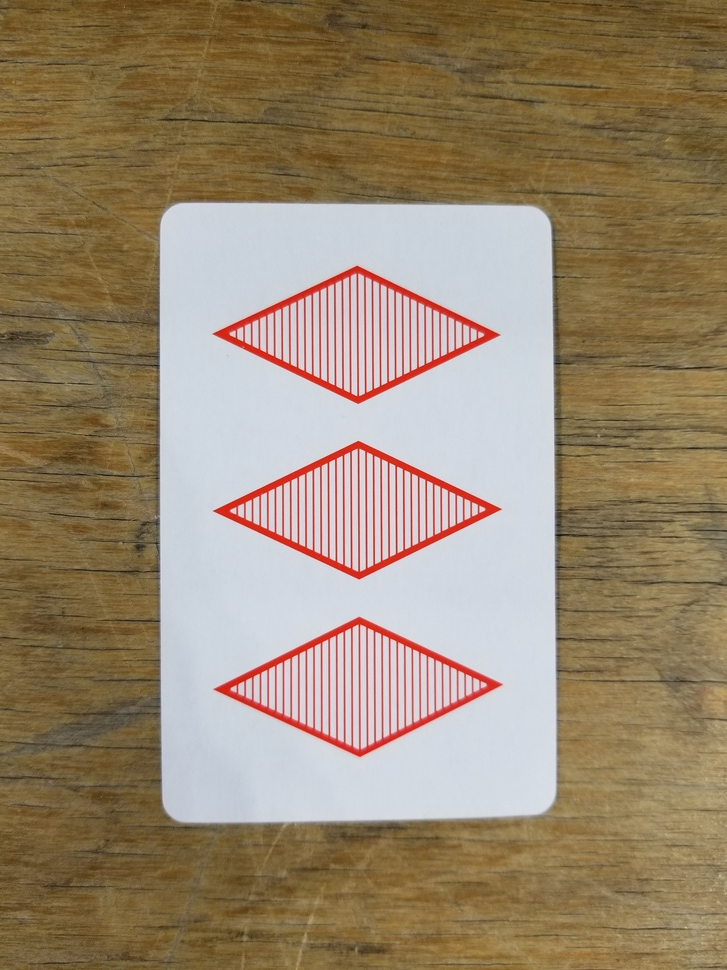
#> input picture images/unsorted/20190412_211043.jpg, 727 x 970 px, shrunk from 3024 x 4032 before the run
$ python -i trainColor.py   (imports and definitions only)
#> lines starting #> are read from the running program, lines starting #| are printed output that depends on the picture; after the words box and inside, x2 and y2 are one past the last pixel; in counts of white or black regions, pixels touching at a corner belong together
#> further down, picture is the input picture: shape (970, 727, 3); mean B, G, R 111.5, 136, 153.7
import cv2
import sys
import numpy as np
import os
from scipy.cluster.vq import vq, kmeans, whiten

def get_mean_color(img) :
    mask = cv2.bitwise_not(cv2.inRange(img, np.array([150,150,150]), np.array([255,255,255])))
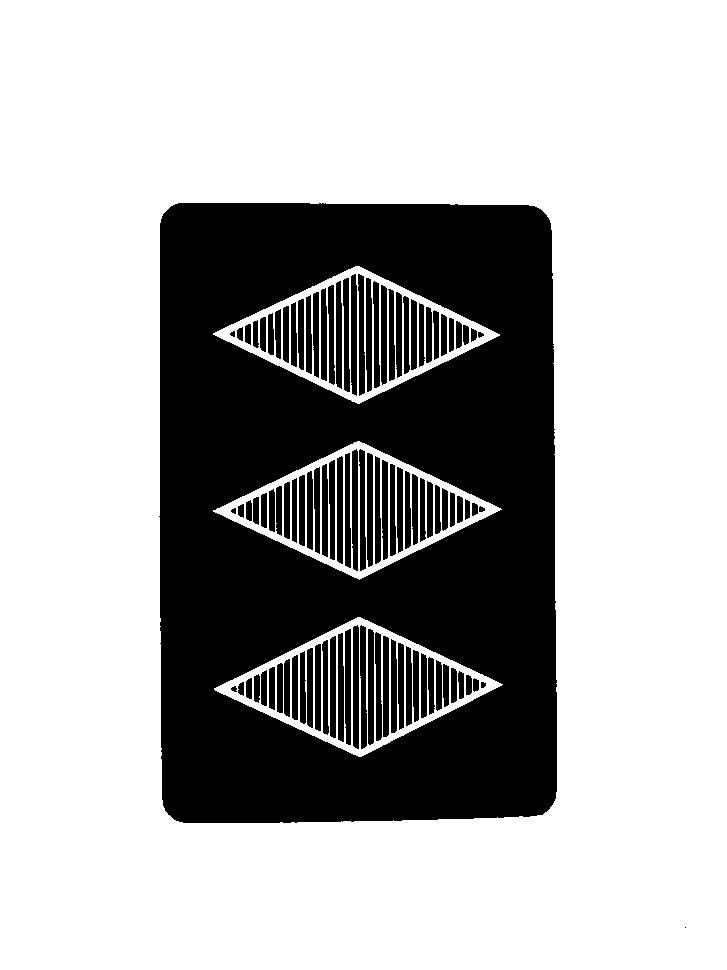
#> mask: shape (970, 727); 69.1% white; 104 black regions (1 under 20 px), largest, box (x1, y1, x2, y2) and area: (159, 203, 557, 823) 181902, (353, 625, 359, 749) 730, (351, 274, 357, 396) 699
    img = cv2.bitwise_and(img,img,mask=mask)
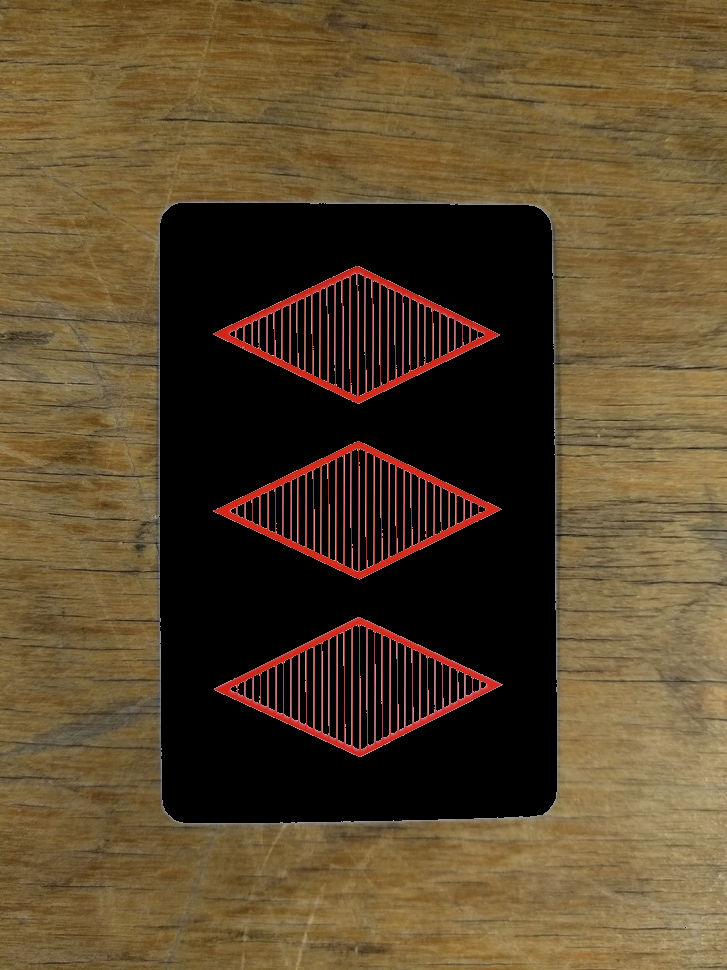
#> img: shape (970, 727, 3); mean B, G, R 43.5, 70.5, 88.8
    img = img.reshape((img.shape[0] * img.shape[1], 3))
    return img[~np.all(img==0, axis=1)].mean(axis=0)

colors_dir = sys.argv[1]
true_colors = []

# [7 lines not run here, left out]

>>> import cv2
>>> picture = cv2.imread('images/unsorted/20190412_211043.jpg')
>>> result = get_mean_color(picture)
#> result = [62.98, 102.1, 128.5]

$ run again, on images/unsorted/20190412_211126.jpg
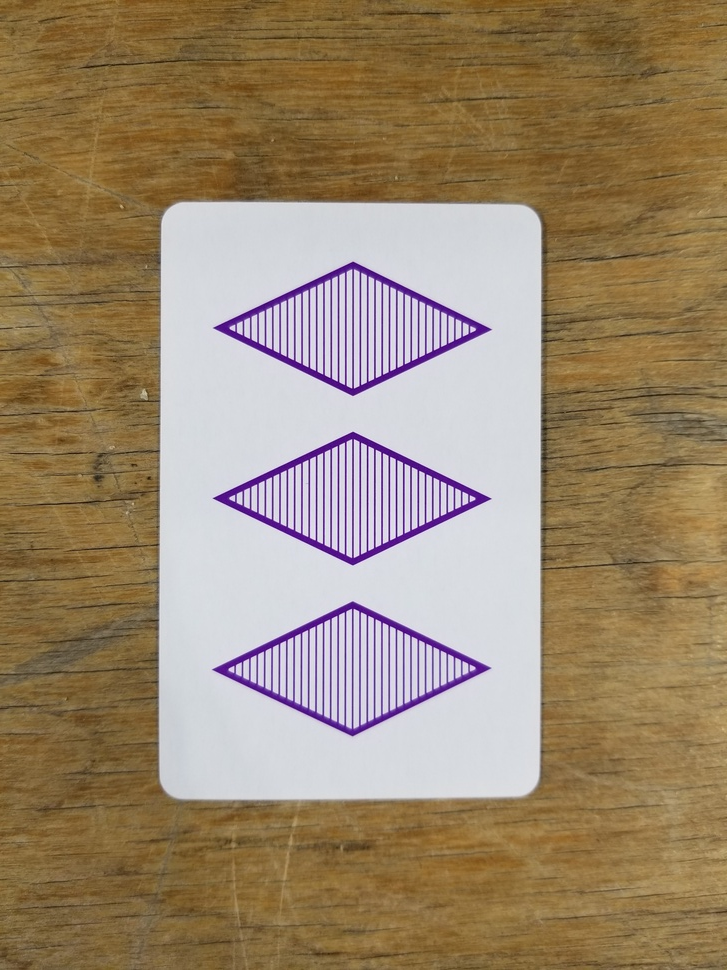
#> input picture images/unsorted/20190412_211126.jpg, 727 x 970 px, shrunk from 3024 x 4032 before the run
#> picture is the input picture: shape (970, 727, 3); mean B, G, R 110.3, 136, 156
#> in get_mean_color, `mask = cv2.bitwise_not(cv2.inRange(img, np.array([150,150,150]), np.ar..`:
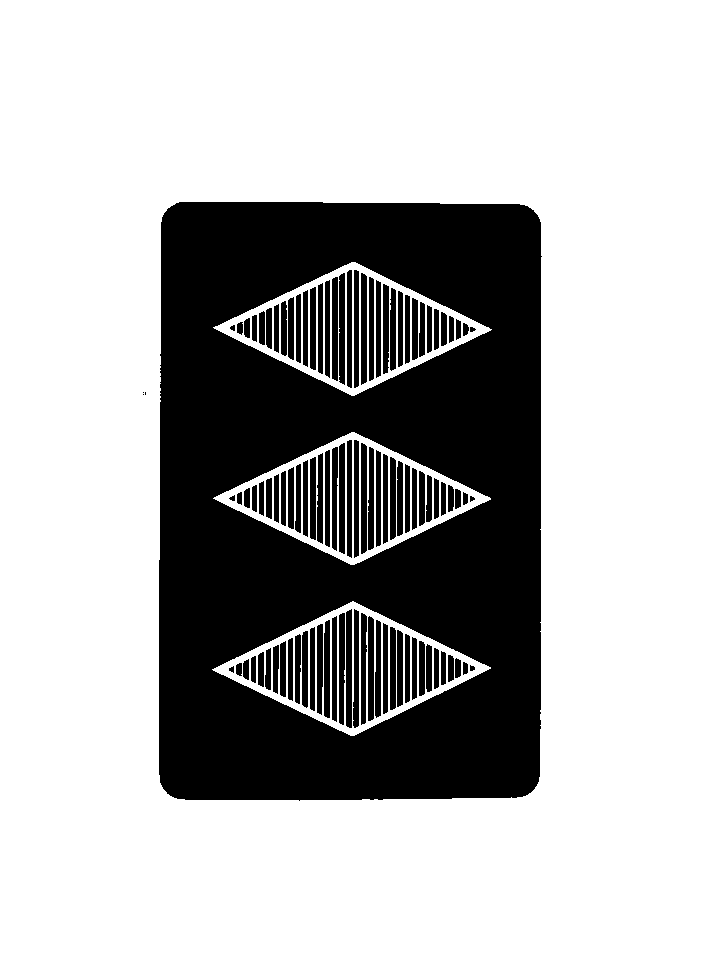
#> mask: shape (970, 727); 71.1% white; 106 black regions (3 under 20 px), largest, box (x1, y1, x2, y2) and area: (159, 202, 542, 801) 169962, (346, 609, 352, 728) 701, (361, 273, 367, 385) 656
#> in get_mean_color, `img = cv2.bitwise_and(img,img,mask=mask)`:
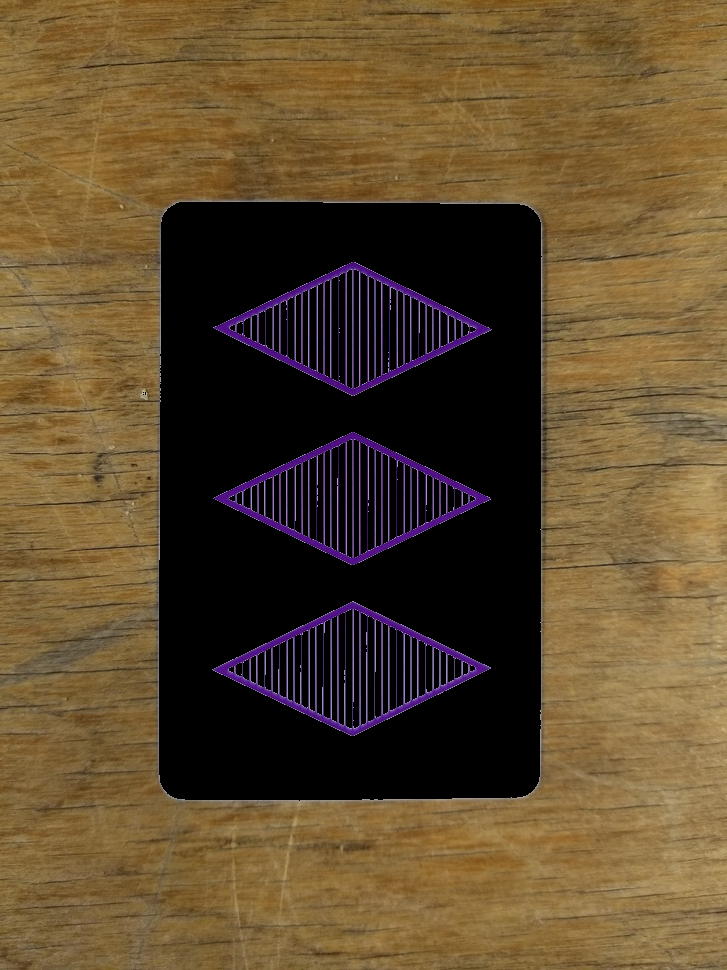
#> img: shape (970, 727, 3); mean B, G, R 45.7, 74, 94.1
#> result = [64.3, 104.1, 132.3]

$ run again, on images/unsorted/20190412_211138.jpg
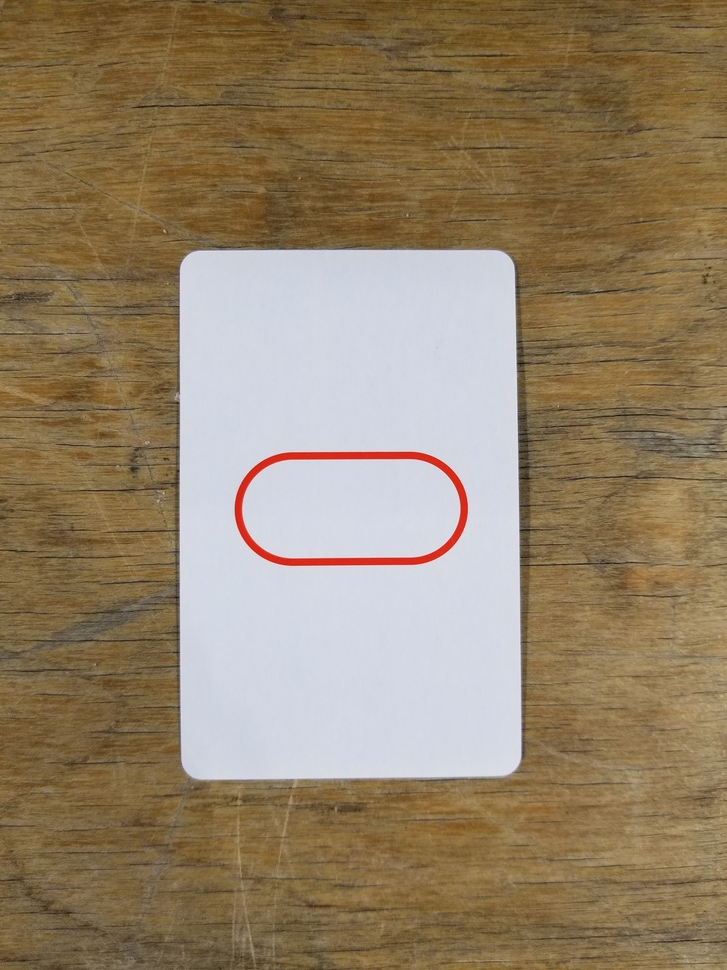
#> input picture images/unsorted/20190412_211138.jpg, 727 x 970 px, shrunk from 3024 x 4032 before the run
#> picture is the input picture: shape (970, 727, 3); mean B, G, R 104.1, 130.4, 148.3
#> in get_mean_color, `mask = cv2.bitwise_not(cv2.inRange(img, np.array([150,150,150]), np.ar..`:
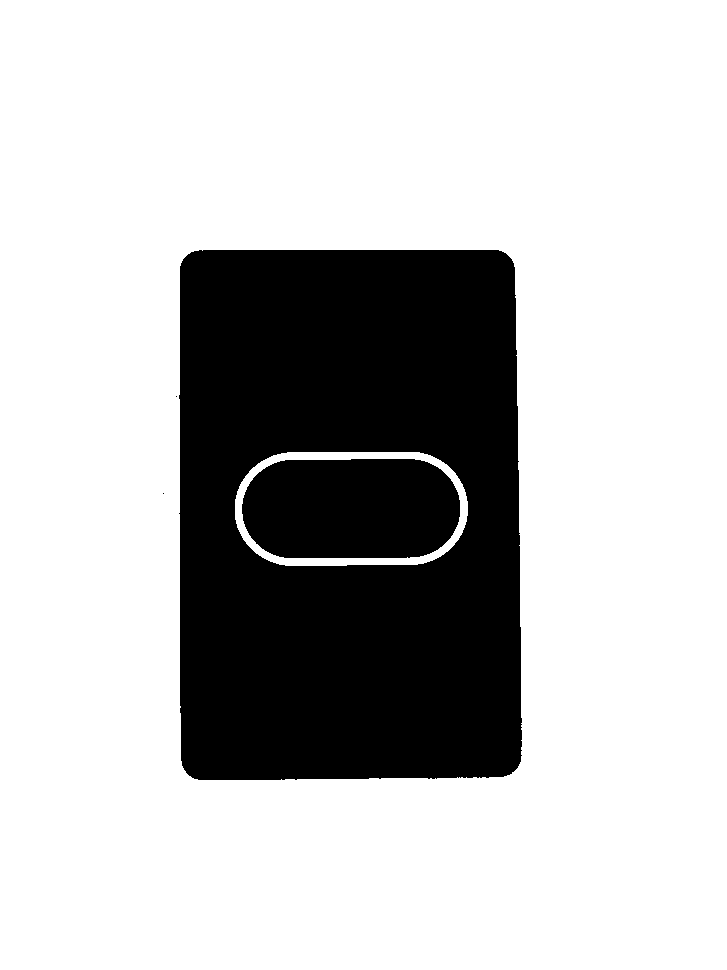
#> mask: shape (970, 727); 75.3% white; 4 black regions (2 under 20 px), largest, box (x1, y1, x2, y2) and area: (179, 250, 522, 780) 155041, (242, 459, 460, 558) 19322
#> in get_mean_color, `img = cv2.bitwise_and(img,img,mask=mask)`:
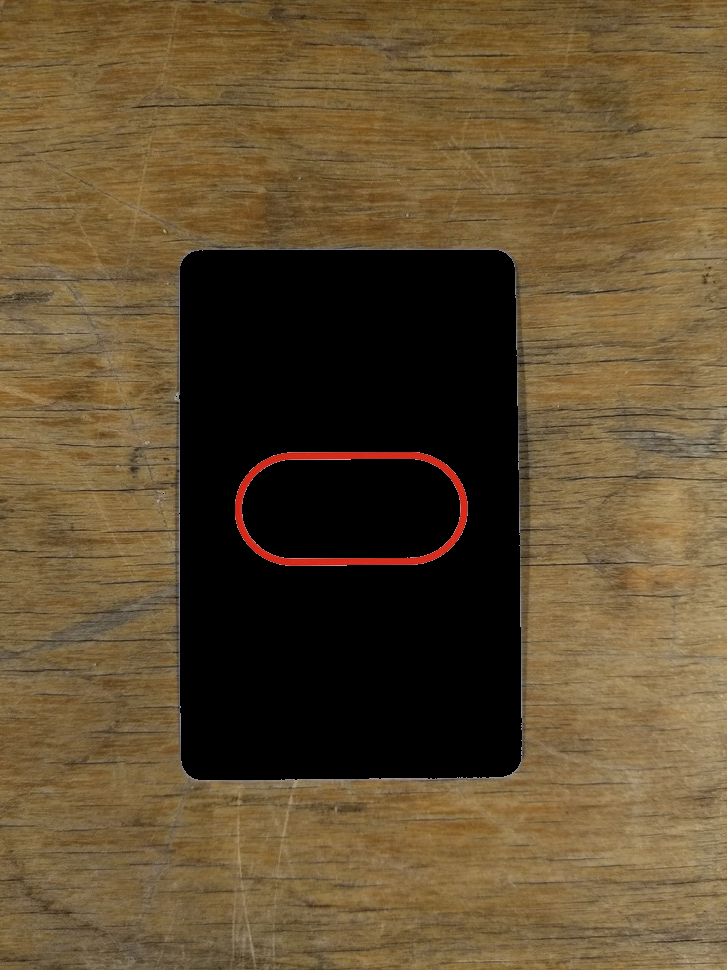
#> img: shape (970, 727, 3); mean B, G, R 48.3, 77.4, 96.2
#> result = [64.2, 102.9, 127.8]
